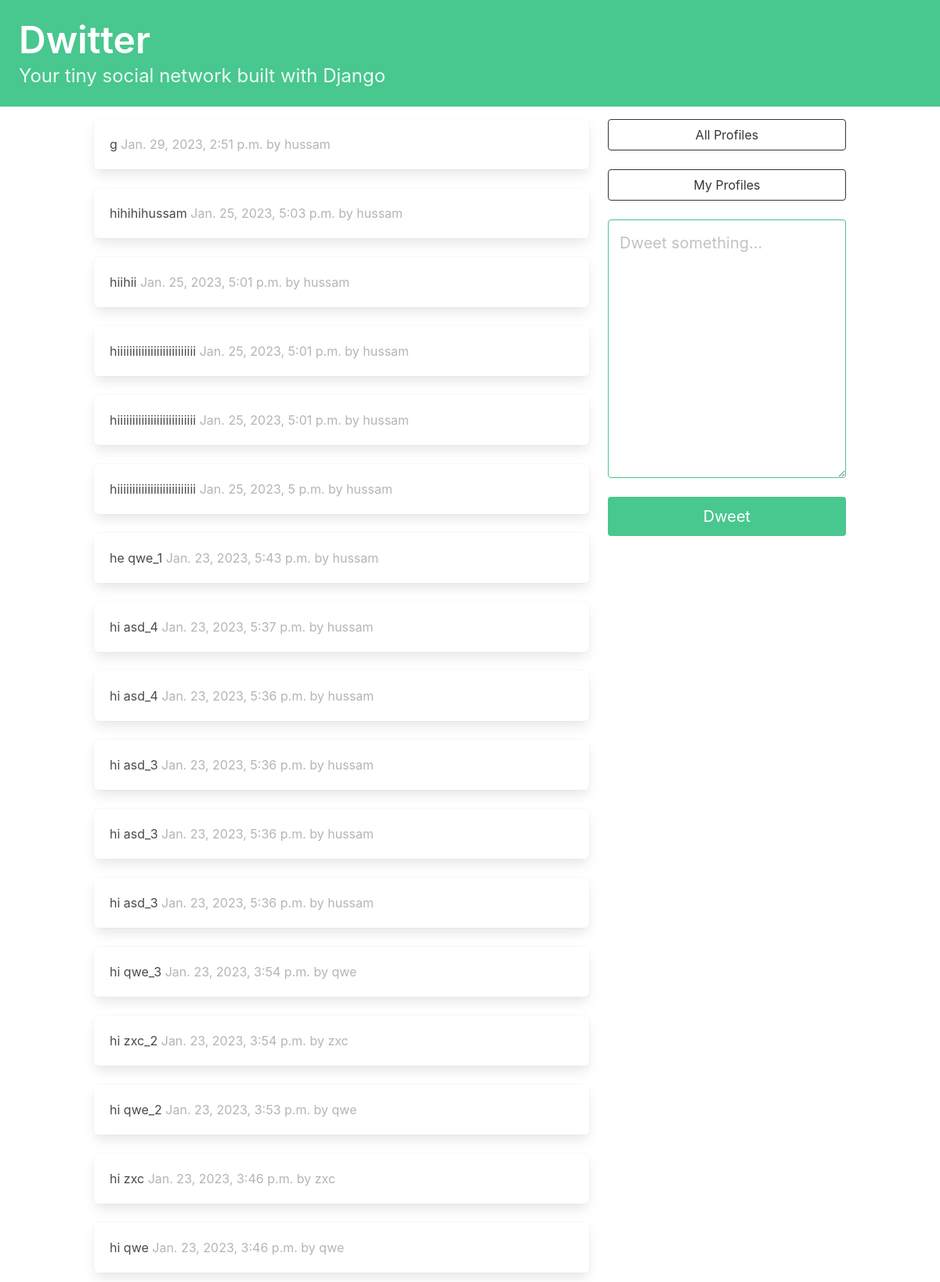
The app's page / (signed in) with its own data.
### dwitter/models.py (models this page shows, shortened)
class Dweet(models.Model):
    user = models.ForeignKey(User, related_name="dweets", on_delete=models.DO_NOTHING)
    body = models.CharField(max_length=140)
    created_at=models.DateTimeField(auto_now_add=True)

### dwitter/views.py (the view)
# urls.py: path("", dashboard, name="dashboard"),
def dashboard(request):
    form = DweetForm(request.POST or None)
    if request.method == 'POST':
        if form.is_valid():
            dweet = form.save(commit=False)
            dweet.user = request.user
            dweet.save()
            return redirect("dwitter:dashboard")
    followed_dweets = Dweet.objects.filter(user__profile__in=request.user.profile.follows.all()).order_by("-created_at")
    return render(request, "dwitter/dashboard.html", {"form": form, "dweets": followed_dweets,})

### dwitter/forms.py
class DweetForm(forms.ModelForm):
    body = forms.CharField(required=True, widget=forms.widgets.Textarea(
        attrs={
            "placeholder": "Dweet something...",
            "class": "textarea is-success is-medium",
        }
    ),
        label="",
    )
    class Meta:
        model = Dweet
        exclude = ("user", )

### dwitter/templates/dwitter/dashboard.html (shortened to what this page needs)
{% extends 'base.html' %}
{% block content %}
<div class="column ">
    {% for dweet in dweets %}
    <div class="box">
        {{dweet.body}}
        <span class="is-small has-text-grey-light">
            {{ dweet.created_at }} by {{ dweet.user.username }}
        </span>
    </div>
    {% endfor %}
</div>
<div class="column is-one-third">
    <a href="{% url 'dwitter:profile_list' %}">
        <button class="button is-dark is-outlined is-fullwidth">
            All Profiles
        </button>
    </a>
    <br>
    <a href="{% url 'dwitter:profile' request.user.profile.id %}">
        <button class="button is-dark is-outlined is-fullwidth">
            My Profiles
        </button>
    </a><br>
    <form method="post">
        {{ form.as_p }}
        <button class="button is-success is-fullwidth is-medium mt-5" type="submit">Dweet
        </button>
    </form>
</div>
{% endblock content %}

### records on screen
Dweet: body "g", created_at "Jan. 29, 2023, 2:51 p.m.", user.username "hussam"
Dweet: body "hihihihussam", created_at "Jan. 25, 2023, 5:03 p.m.", user.username "hussam"
Dweet: body "hiihii", created_at "Jan. 25, 2023, 5:01 p.m.", user.username "hussam"
Dweet: body "hiiiiiiiiiiiiiiiiiiiiiiiiii", created_at "Jan. 25, 2023, 5:01 p.m.", user.username "hussam"
Dweet: body "hiiiiiiiiiiiiiiiiiiiiiiiiii", created_at "Jan. 25, 2023, 5:01 p.m.", user.username "hussam"
Dweet: body "hiiiiiiiiiiiiiiiiiiiiiiiiii", created_at "Jan. 25, 2023, 5 p.m.", user.username "hussam"
Dweet: body "he qwe_1", created_at "Jan. 23, 2023, 5:43 p.m.", user.username "hussam"
Dweet: body "hi asd_4", created_at "Jan. 23, 2023, 5:37 p.m.", user.username "hussam"
Dweet: body "hi asd_4", created_at "Jan. 23, 2023, 5:36 p.m.", user.username "hussam"
Dweet: body "hi asd_3", created_at "Jan. 23, 2023, 5:36 p.m.", user.username "hussam"
Dweet: body "hi asd_3", created_at "Jan. 23, 2023, 5:36 p.m.", user.username "hussam"
Dweet: body "hi asd_3", created_at "Jan. 23, 2023, 5:36 p.m.", user.username "hussam"
Dweet: body "hi qwe_3", created_at "Jan. 23, 2023, 3:54 p.m.", user.username "qwe"
Dweet: body "hi zxc_2", created_at "Jan. 23, 2023, 3:54 p.m.", user.username "zxc"
Dweet: body "hi qwe_2", created_at "Jan. 23, 2023, 3:53 p.m.", user.username "qwe"
Dweet: body "hi zxc", created_at "Jan. 23, 2023, 3:46 p.m.", user.username "zxc"
Dweet: body "hi qwe", created_at "Jan. 23, 2023, 3:46 p.m.", user.username "qwe"
